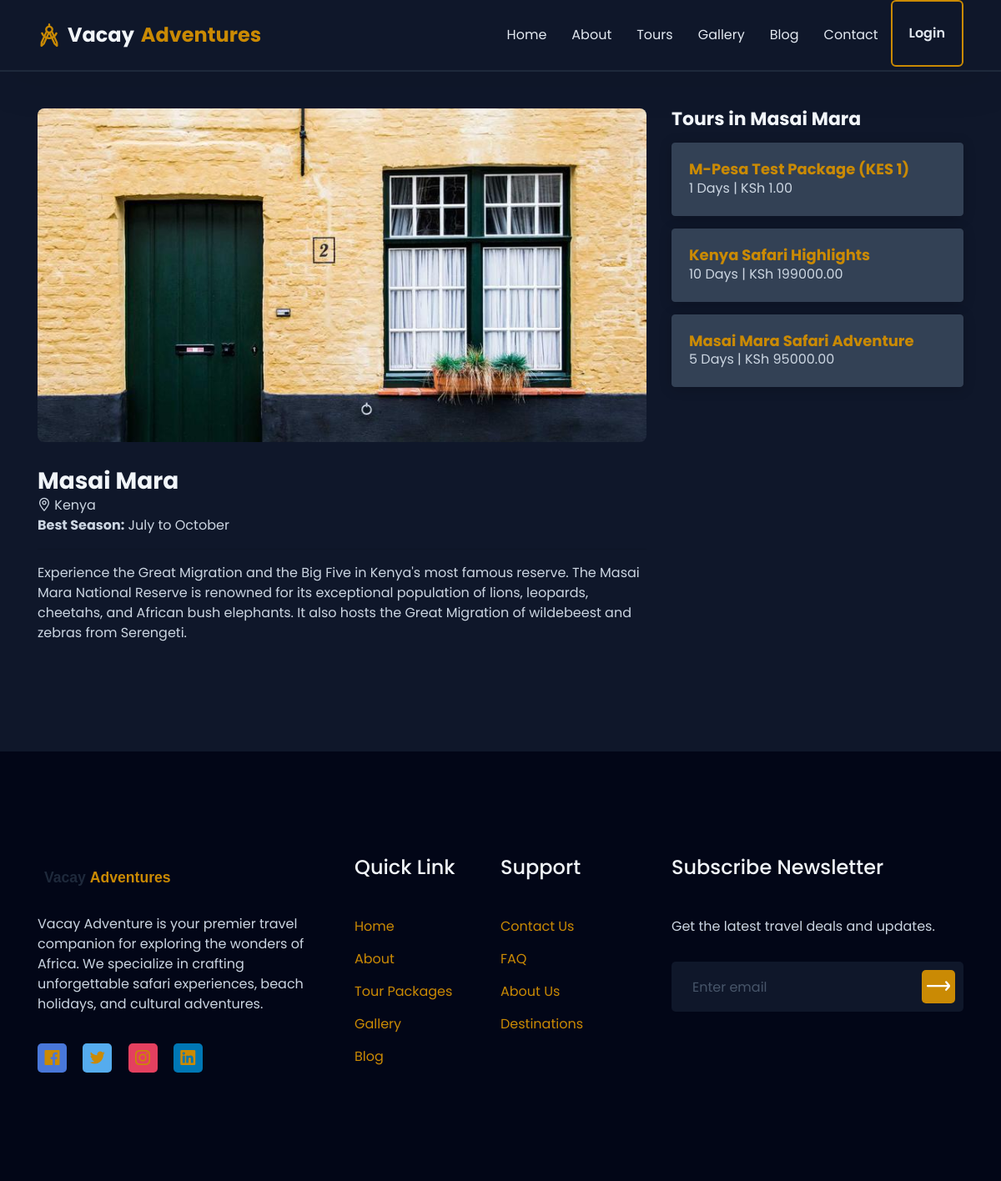
The app's page /destination/masai-mara/ with its own data.
### tours/models.py (models this page shows, shortened)
class Destination(models.Model):
    STATUS_CHOICES = [('draft', 'Draft'), ('published', 'Published')]
    name = models.CharField(max_length=200)
    slug = models.SlugField(unique=True, blank=True)
    description = models.TextField()
    featured_image = models.ImageField(upload_to='destinations/')
    country = models.CharField(max_length=100)
    city = models.CharField(max_length=100, blank=True)
    latitude = models.FloatField(blank=True, null=True)
    longitude = models.FloatField(blank=True, null=True)
    best_season = models.CharField(max_length=200, blank=True)
    status = models.CharField(max_length=20, choices=STATUS_CHOICES, default='published')
    created_at = models.DateTimeField(auto_now_add=True)
    updated_at = models.DateTimeField(auto_now=True)
    class Meta:
        ordering = ['name']

class TourPackage(models.Model):
    DIFFICULTY_CHOICES = [('easy', 'Easy'), ('moderate', 'Moderate'), ('challenging', 'Challenging')]
    CATEGORY_CHOICES = [
        ('safari', 'Safari'), ('beach', 'Beach'), ('cultural', 'Cultural'),
        ('adventure', 'Adventure'), ('wildlife', 'Wildlife'), ('luxury', 'Luxury'),
    ]
    STATUS_CHOICES = [('draft', 'Draft'), ('published', 'Published')]
    destination = models.ForeignKey(Destination, on_delete=models.SET_NULL, null=True, related_name='tours')
    title = models.CharField(max_length=300)
    slug = models.SlugField(unique=True, blank=True)
    description = models.TextField()
    duration_days = models.IntegerField()
    duration_nights = models.IntegerField(default=0)
    price = models.DecimalField(max_digits=12, decimal_places=2)
    discount_price = models.DecimalField(max_digits=12, decimal_places=2, blank=True, null=True)
    max_guests = models.IntegerField(default=20)
    available_seats = models.IntegerField(default=20)
    difficulty = models.CharField(max_length=20, choices=DIFFICULTY_CHOICES, default='moderate')
    category = models.CharField(max_length=50, choices=CATEGORY_CHOICES, default='safari')
    hotel = models.ForeignKey(Hotel, on_delete=models.SET_NULL, null=True, blank=True, related_name='tours')
    vehicle = models.ForeignKey(Vehicle, on_delete=models.SET_NULL, null=True, blank=True, related_name='tours')
    guide = models.ForeignKey(TourGuide, on_delete=models.SET_NULL, null=True, blank=True, related_name='tours')
    included_services = models.TextField(blank=True, help_text='List items separated by newline')
    excluded_services = models.TextField(blank=True, help_text='List items separated by newline')
    image = models.ImageField(upload_to='tours/', blank=True, null=True, help_text='Main tour image (shown in listings). Individual gallery images below.')
    meeting_point = models.CharField(max_length=500, blank=True)
    start_date = models.DateField(blank=True, null=True)
    end_date = models.DateField(blank=True, null=True)
    itinerary = models.TextField(blank=True, help_text='Day-by-day itinerary')
    status = models.CharField(max_length=20, choices=STATUS_CHOICES, default='published')
    is_featured = models.BooleanField(default=False)
    created_at = models.DateTimeField(auto_now_add=True)
    updated_at = models.DateTimeField(auto_now=True)
    class Meta:
        ordering = ['-created_at']

### core/models.py (models this page shows, shortened)
class SiteSetting(models.Model):
    site_name = models.CharField(max_length=200, default='Vacay Adventure')
    tagline = models.CharField(max_length=500, blank=True)
    logo = models.ImageField(upload_to='settings/', blank=True, null=True)
    favicon = models.ImageField(upload_to='settings/', blank=True, null=True)
    email = models.EmailField(blank=True)
    phone = models.CharField(max_length=20, blank=True)
    address = models.CharField(max_length=500, blank=True)
    facebook = models.URLField(blank=True)
    twitter = models.URLField(blank=True)
    instagram = models.URLField(blank=True)
    linkedin = models.URLField(blank=True)
    youtube = models.URLField(blank=True)
    about_short = models.TextField(blank=True)
    about_image = models.ImageField(upload_to='settings/', blank=True, null=True)
    trips_done = models.IntegerField(default=0)
    corporate_clients = models.IntegerField(default=0)
    visited_countries = models.IntegerField(default=0)
    team_members = models.IntegerField(default=0)
    hero_video_url = models.URLField(blank=True, help_text='Direct MP4 URL for the hero background video. Leave blank for default safari video.')
    created_at = models.DateTimeField(auto_now_add=True)
    updated_at = models.DateTimeField(auto_now=True)
    class Meta:
        verbose_name = 'Site Setting'
        verbose_name_plural = 'Site Settings'

### tours/views.py (the view)
# urls.py: path('destination/<slug:slug>/', views.destination_detail, name='destination_detail'),
def destination_detail(request, slug):
    destination = get_object_or_404(Destination, slug=slug, status='published')
    tours = TourPackage.objects.filter(destination=destination, status='published')
    return render(request, 'tours/destination_detail.html', {
        'destination': destination,
        'tours': tours,
    })

### core/context_processors.py (called while the page is built)
def site_settings(request):
    try:
        settings = SiteSetting.objects.first()
    except:
        settings = None
    return {'site_settings': settings}

### templates/tours/destination_detail.html (shortened to what this page needs)
{% extends 'base.html' %}
{% load static %}
{% block content %}
<section class="pt-130 pb-130">
    <div class="container">
        <div class="row">
            <div class="col-lg-8">
                <div class="mb-30">
                    <img src="{{ destination.featured_image.url }}" alt="{{ destination.name }}" style="width:100%;height:400px;object-fit:cover;border-radius:8px;">
                </div>
                <h3>{{ destination.name }}</h3>
                <p><i class="lni lni-map-marker"></i> {{ destination.country }}{% if destination.city %}, {{ destination.city }}{% endif %}</p>
                {% if destination.best_season %}<p><strong>Best Season:</strong> {{ destination.best_season }}</p>{% endif %}
                <hr>
                <p>{{ destination.description|linebreaks }}</p>
            </div>
            <div class="col-lg-4">
                <h4>Tours in {{ destination.name }}</h4>
                {% for tour in tours %}
                <div class="card mt-15">
                    <div class="card-body">
                        <h5><a href="{% url 'tour_detail' tour.slug %}">{{ tour.title }}</a></h5>
                        <p>{{ tour.duration_days }} Days | KSh {{ tour.discount_price|default:tour.price }}</p>
                    </div>
                </div>
                {% empty %}
                <p>No tours available for this destination.</p>
                {% endfor %}
            </div>
        </div>
    </div>
</section>
{% endblock %}

### templates/includes/footer.html (shortened to what this page needs)
{% load static %}
<section id="footer" class="footer_area">
    <div class="footer_widget pt-80 pb-130">
        <div class="container">
            <div class="row">
                <div class="col-lg-4 col-md-6 order-md-1 order-lg-1">
                    <div class="footer_about mt-50">
                        <a href="/">
                            {% if site_settings and site_settings.logo %}
                            <img src="{{ site_settings.logo.url }}" alt="{{ site_settings.site_name }}" height="40">
                            {% else %}
                            <img src="{% static 'images/logo.svg' %}" alt="Vacay Adventure" height="40">
                            {% endif %}
                        </a>
                        <p>{{ site_settings.about_short|default:'Explore the world with confidence. Vacay Adventure offers unforgettable travel experiences across Africa.' }}</p>
                        <ul class="social">
                            {% if site_settings.facebook %}<li><a class="social_1" href="{{ site_settings.facebook }}"><i class="lni lni-facebook-original"></i></a></li>{% endif %}
                            {% if site_settings.twitter %}<li><a class="social_2" href="{{ site_settings.twitter }}"><i class="lni lni-twitter-original"></i></a></li>{% endif %}
                            {% if site_settings.instagram %}<li><a class="social_3" href="{{ site_settings.instagram }}"><i class="lni lni-instagram-original"></i></a></li>{% endif %}
                            {% if site_settings.linkedin %}<li><a class="social_4" href="{{ site_settings.linkedin }}"><i class="lni lni-linkedin-original"></i></a></li>{% endif %}
                        </ul>
                    </div>
                </div>
                <div class="col-lg-4 col-md-12 order-md-3 order-lg-2">
                    <div class="footer_link_wrapper d-flex flex-wrap">
                        <div class="footer_link mt-45">
                            <h4 class="footer_title">Quick Link</h4>
                            <ul class="link">
                                <li><a href="/">Home</a></li>
                                <li><a href="/about/">About</a></li>
                                <li><a href="/tours/">Tour Packages</a></li>
                                <li><a href="/gallery/">Gallery</a></li>
                                <li><a href="/blog/">Blog</a></li>
                            </ul>
                        </div>
                        <div class="footer_link mt-45">
                            <h4 class="footer_title">Support</h4>
                            <ul class="link">
                                <li><a href="/contact/">Contact Us</a></li>
                                <li><a href="/faq/">FAQ</a></li>
                                <li><a href="/about/">About Us</a></li>
                                <li><a href="/destinations/">Destinations</a></li>
                            </ul>
                        </div>
                    </div>
                </div>
                <div class="col-lg-4 col-md-6 order-md-2 order-lg-3">
                    <div class="footer_subscribe mt-45">
                        <h4 class="footer_title">Subscribe Newsletter</h4>
                        <p>Get the latest travel deals and updates.</p>
                        <div class="subscribe_form">
                            <form action="{% url 'newsletter_subscribe' %}" method="POST">
                                <input type="email" name="email" placeholder="Enter email" required>
                                <button type="submit"><i class="lni lni-arrow-right"></i></button>
                            </form>
                        </div>
                    </div>
                </div>
            </div>
        </div>
    </div>
</section>

### static/css/default.css (style rules this page uses)
.mt-15 { margin-top: 15px; }
.mt-45 { margin-top: 45px; }
.mt-50 { margin-top: 50px; }
.mb-30 { margin-bottom: 30px; }
.pt-80 { padding-top: 80px; }
.pt-130 { padding-top: 130px; }
.pb-130 { padding-bottom: 130px; }

### static/css/style.css (style rules this page uses)
body { font-family: "Poppins", sans-serif; font-weight: normal; font-style: normal; color: #747E88; }
* { margin: 0; padding: 0; -webkit-box-sizing: border-box; box-sizing: border-box; }
img { max-width: 100%; }
a { color: #ca8a04; }
i, span, a { display: inline-block; }
audio, canvas, iframe, img, svg, video { vertical-align: middle; }
h1, h2, h3, h4, h5, h6 { font-family: "Poppins", sans-serif; font-weight: 700; color: #38424D; margin: 0px; }
h3 { font-size: 28px; }
h4 { font-size: 22px; }
h5 { font-size: 18px; }
ul, ol { margin: 0px; padding: 0px; list-style-type: none; }
p { font-size: 16px; font-weight: 400; line-height: 24px; color: #747E88; margin: 0px; }
.footer_area { background-color: #38424D; }
.footer_about p { color: #fff; margin-top: 25px; }
.footer_about .social li { display: inline-block; margin-top: 35px; }
.footer_about .social li + li { margin-left: 15px; }
.footer_about .social li a { width: 35px; height: 35px; line-height: 35px; text-align: center; font-size: 18px; color: #fff; border-radius: 5px; }
.footer_about .social li .social_1 { background-color: #4977D9; }
.footer_about .social li .social_2 { background-color: #55ACEE; }
.footer_about .social li .social_3 { background-color: #E4405F; }
.footer_about .social li .social_4 { background-color: #0077B5; }
.footer_title { font-size: 24px; font-weight: 500; color: #fff; }
.footer_link { width: 50%; }
.footer_link .link { padding-top: 30px; }
.footer_link .link li { margin-top: 15px; }
.footer_link .link li a { font-size: 16px; color: #fff; -webkit-transition: all 0.3s ease-out 0s; transition: all 0.3s ease-out 0s; }
.footer_subscribe p { color: #fff; margin-top: 45px; }
.footer_subscribe .subscribe_form { position: relative; margin-top: 30px; }
.footer_subscribe .subscribe_form input { width: 100%; height: 60px; border-radius: 5px; padding: 0 25px; border: 0; color: #38424D; }
.footer_subscribe .subscribe_form button { height: 40px; width: 40px; border: 0; font-size: 28px; color: #fff; background-color: #ca8a04; border-radius: 5px; position: absolute; right: 10px; top: 10px; }

### records on screen
Destination: featured_image (picture), name "Masai Mara", country "Kenya", best_season "July to October", description "Experience the Great Migration and the Big Five in Kenya's most famous reserve. The Masai Mara National Reserve is renowned for its exceptional population of lions, leopards, cheetahs, and African bush elephants. It also hosts the Great Migration of wildebeest and zebras from Serengeti."
TourPackage: title "M-Pesa Test Package (KES 1)", duration_days "1", discount_price "1.00"
TourPackage: title "Kenya Safari Highlights", duration_days "10", discount_price "199000.00"
TourPackage: title "Masai Mara Safari Adventure", duration_days "5", discount_price "95000.00"
SiteSetting: about_short "Vacay Adventure is your premier travel companion for exploring the wonders of Africa. We specialize in crafting unforgettable safari experiences, beach holidays, and cultural adventures."
